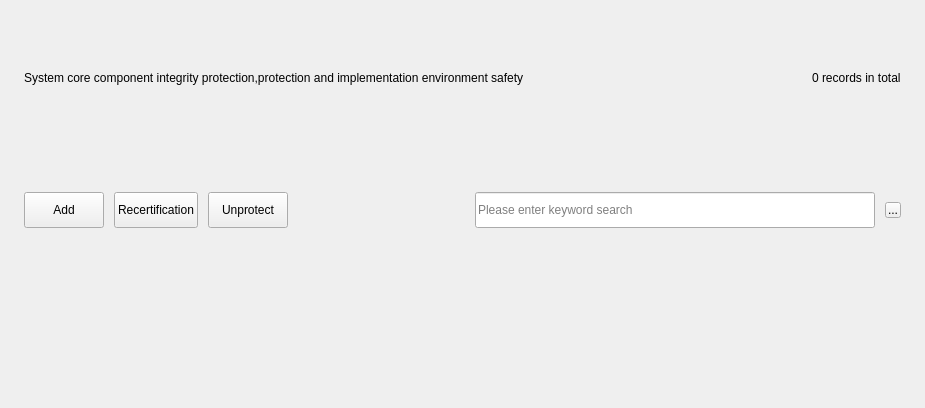
<?xml version="1.0" encoding="UTF-8"?>
<ui version="4.0">
 <class>TPExecute</class>
 <widget class="QWidget" name="TPExecute">
  <property name="geometry">
   <rect>
    <x>0</x>
    <y>0</y>
    <width>925</width>
    <height>408</height>
   </rect>
  </property>
  <property name="windowTitle">
   <string>Form</string>
  </property>
  <layout class="QVBoxLayout" name="verticalLayout">
   <property name="spacing">
    <number>10</number>
   </property>
   <property name="leftMargin">
    <number>24</number>
   </property>
   <property name="topMargin">
    <number>16</number>
   </property>
   <property name="rightMargin">
    <number>0</number>
   </property>
   <property name="bottomMargin">
    <number>4</number>
   </property>
   <item>
    <layout class="QHBoxLayout" name="horizontalLayout">
     <property name="rightMargin">
      <number>24</number>
     </property>
     <item>
      <widget class="QLabel" name="m_note">
       <property name="minimumSize">
        <size>
         <width>420</width>
         <height>0</height>
        </size>
       </property>
       <property name="text">
        <string>System core component integrity protection,protection and implementation environment safety</string>
       </property>
      </widget>
     </item>
     <item>
      <spacer name="horizontalSpacer">
       <property name="orientation">
        <enum>Qt::Horizontal</enum>
       </property>
       <property name="sizeHint" stdset="0">
        <size>
         <width>40</width>
         <height>20</height>
        </size>
       </property>
      </spacer>
     </item>
     <item>
      <widget class="QLabel" name="m_tips">
       <property name="text">
        <string>0 records in total</string>
       </property>
      </widget>
     </item>
    </layout>
   </item>
   <item>
    <widget class="QWidget" name="m_controlLine" native="true">
     <layout class="QHBoxLayout" name="horizontalLayout_2">
      <property name="spacing">
       <number>10</number>
      </property>
      <property name="leftMargin">
       <number>0</number>
      </property>
      <property name="topMargin">
       <number>0</number>
      </property>
      <property name="rightMargin">
       <number>24</number>
      </property>
      <property name="bottomMargin">
       <number>0</number>
      </property>
      <item>
       <widget class="QPushButton" name="m_add">
        <property name="sizePolicy">
         <sizepolicy hsizetype="Fixed" vsizetype="Fixed">
          <horstretch>0</horstretch>
          <verstretch>0</verstretch>
         </sizepolicy>
        </property>
        <property name="minimumSize">
         <size>
          <width>72</width>
          <height>36</height>
         </size>
        </property>
        <property name="text">
         <string>Add</string>
        </property>
       </widget>
      </item>
      <item>
       <widget class="QPushButton" name="m_recertification">
        <property name="sizePolicy">
         <sizepolicy hsizetype="Fixed" vsizetype="Fixed">
          <horstretch>0</horstretch>
          <verstretch>0</verstretch>
         </sizepolicy>
        </property>
        <property name="minimumSize">
         <size>
          <width>72</width>
          <height>36</height>
         </size>
        </property>
        <property name="text">
         <string>Recertification</string>
        </property>
       </widget>
      </item>
      <item>
       <widget class="QPushButton" name="m_unprotect">
        <property name="sizePolicy">
         <sizepolicy hsizetype="Fixed" vsizetype="Fixed">
          <horstretch>0</horstretch>
          <verstretch>0</verstretch>
         </sizepolicy>
        </property>
        <property name="minimumSize">
         <size>
          <width>72</width>
          <height>36</height>
         </size>
        </property>
        <property name="text">
         <string>Unprotect</string>
        </property>
       </widget>
      </item>
      <item>
       <spacer name="horizontalSpacer_2">
        <property name="orientation">
         <enum>Qt::Horizontal</enum>
        </property>
        <property name="sizeHint" stdset="0">
         <size>
          <width>40</width>
          <height>20</height>
         </size>
        </property>
       </spacer>
      </item>
      <item>
       <widget class="QLineEdit" name="m_search">
        <property name="sizePolicy">
         <sizepolicy hsizetype="Fixed" vsizetype="Fixed">
          <horstretch>0</horstretch>
          <verstretch>0</verstretch>
         </sizepolicy>
        </property>
        <property name="minimumSize">
         <size>
          <width>400</width>
          <height>36</height>
         </size>
        </property>
        <property name="maximumSize">
         <size>
          <width>440</width>
          <height>36</height>
         </size>
        </property>
        <property name="placeholderText">
         <string>Please enter keyword search</string>
        </property>
       </widget>
      </item>
      <item>
       <widget class="QToolButton" name="m_refresh">
        <property name="maximumSize">
         <size>
          <width>16</width>
          <height>16</height>
         </size>
        </property>
        <property name="cursor">
         <cursorShape>PointingHandCursor</cursorShape>
        </property>
        <property name="text">
         <string>...</string>
        </property>
       </widget>
      </item>
     </layout>
    </widget>
   </item>
   <item>
    <widget class="KS::TPExecuteTable" name="m_executeTable" native="true"/>
   </item>
  </layout>
 </widget>
 <customwidgets>
  <customwidget>
   <class>KS::TPExecuteTable</class>
   <extends>QWidget</extends>
   <header>src/ui/tp/tp-execute-table.h</header>
   <container>1</container>
  </customwidget>
 </customwidgets>
 <resources/>
 <connections/>
</ui>
